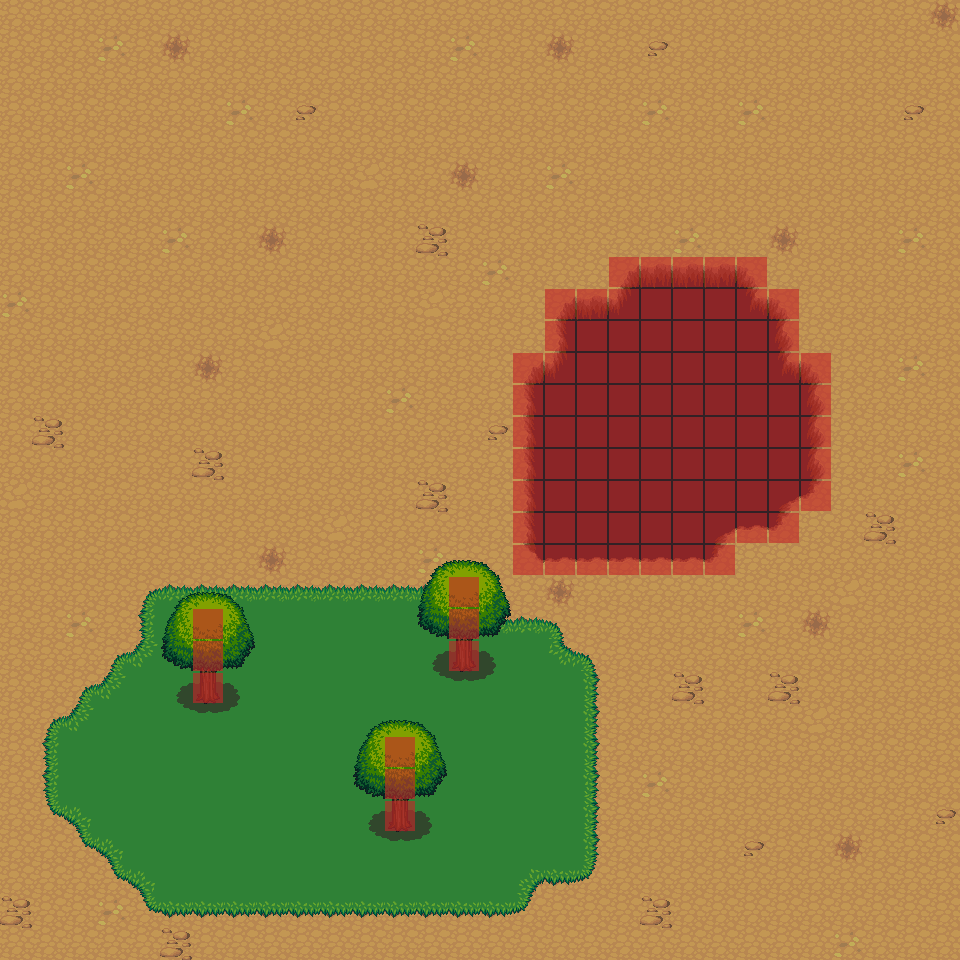

A level layout from a 2D game, rendered from its tile map. Below: a short description, then the map file with tile-grid data replaced by summaries:
An orthogonal 30x30 tile map with 32x32 px tiles, 5 tile layers (ground, fringe, fringe2, over, ...), 1 hidden layer not drawn, 9 tilesets.

<map version="1.0" orientation="orthogonal" width="30" height="30" tilewidth="32" tileheight="32">
 <tileset firstgid="1" name="grass" tilewidth="32" tileheight="32">
  <image source="tiles/grass.png" width="96" height="192" />
 </tileset>
 <tileset firstgid="19" name="dirt" tilewidth="32" tileheight="32">
  <image source="tiles/dirt.png" width="96" height="192" />
 </tileset>
 <tileset firstgid="37" name="hole" tilewidth="32" tileheight="32">
  <image source="tiles/hole.png" width="96" height="192" />
 </tileset>
 <tileset firstgid="55" name="house" tilewidth="32" tileheight="32">
  <image source="tiles/house.png" width="288" height="224" />
 </tileset>
 <tileset firstgid="118" name="water" tilewidth="32" tileheight="32">
  <image source="tiles/water.png" width="96" height="192" />
 </tileset>
 <tileset firstgid="136" name="treetop" tilewidth="32" tileheight="32">
  <image source="tiles/treetop.png" width="192" height="224" />
 </tileset>
 <tileset firstgid="178" name="trunk" tilewidth="32" tileheight="32">
  <image source="tiles/trunk.png" width="192" height="96" />
 </tileset>
 <tileset firstgid="196" name="signs" tilewidth="32" tileheight="32">
  <image source="tiles/signs.png" width="96" height="64" />
 </tileset>
 <tileset firstgid="202" name="meta" tilewidth="32" tileheight="32">
  <image source="tiles/meta.png" width="128" height="128" />
  <tile id="0">
   <properties>
    <property name="collidable" value="true" />
   </properties>
  </tile>
 </tileset>
 <layer name="ground" width="30" height="30">
  <data>[900 cells, 900 non-empty, 6 distinct tile ids]</data>
 </layer>
 <layer name="fringe" width="30" height="30">
  <data>[900 cells, 106 non-empty, 25 distinct tile ids]</data>
 </layer>
 <layer name="fringe2" width="30" height="30">
  <data>[900 cells, 27 non-empty, 9 distinct tile ids]</data>
 </layer>
 <layer name="over" width="30" height="30">
  <data>[900 cells, 27 non-empty, 9 distinct tile ids]</data>
 </layer>
 <layer name="over2" width="30" height="30" visible="0">
  <data>[900 cells, 0 non-empty, 0 distinct tile ids]</data>
 </layer>
 <layer name="collision" width="30" height="30" opacity="0.62">
  <data>[900 cells, 96 non-empty, 1 distinct tile ids]</data>
 </layer>
 <objectgroup name="actors" width="30" height="30" visible="0" />
</map>
